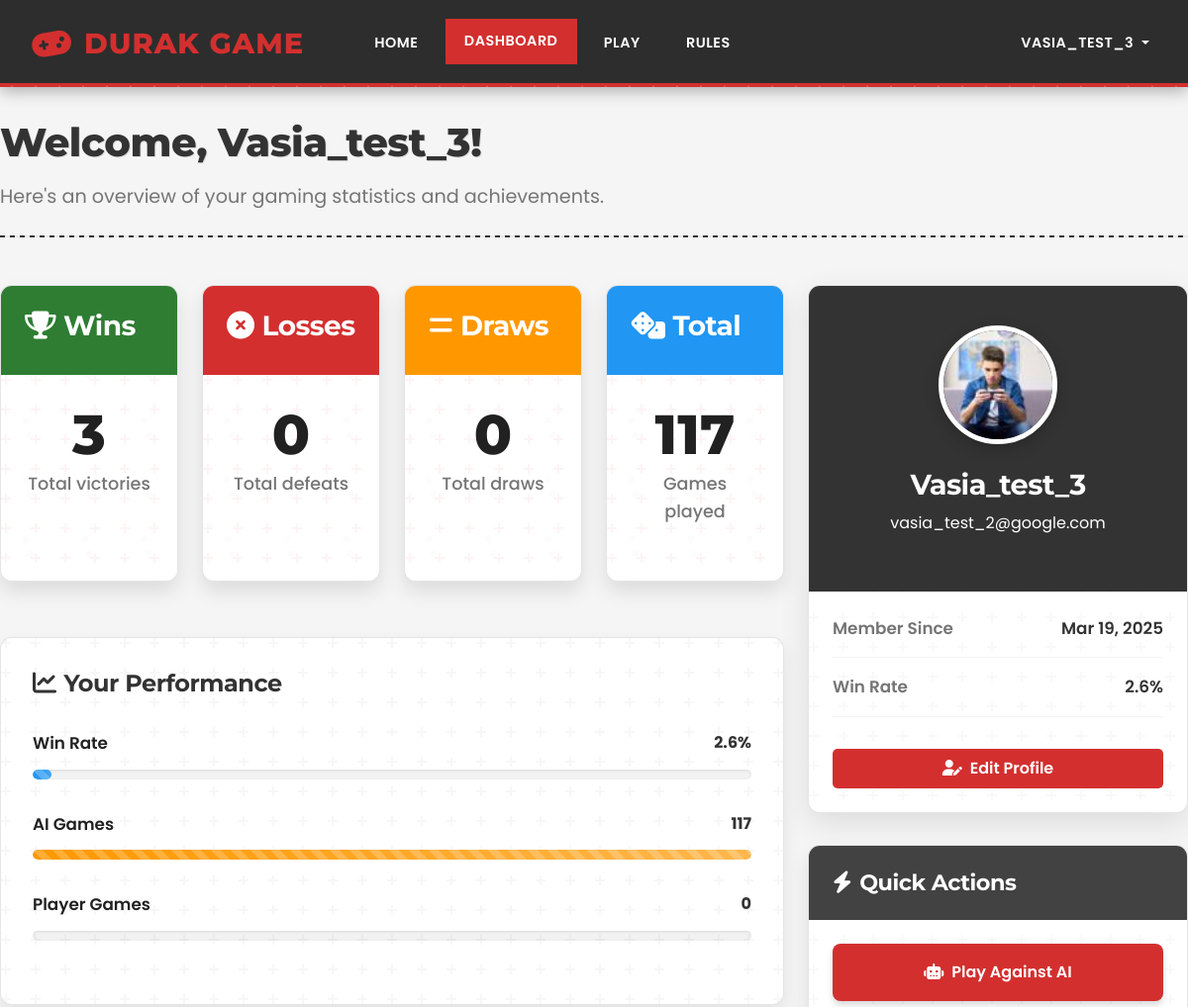
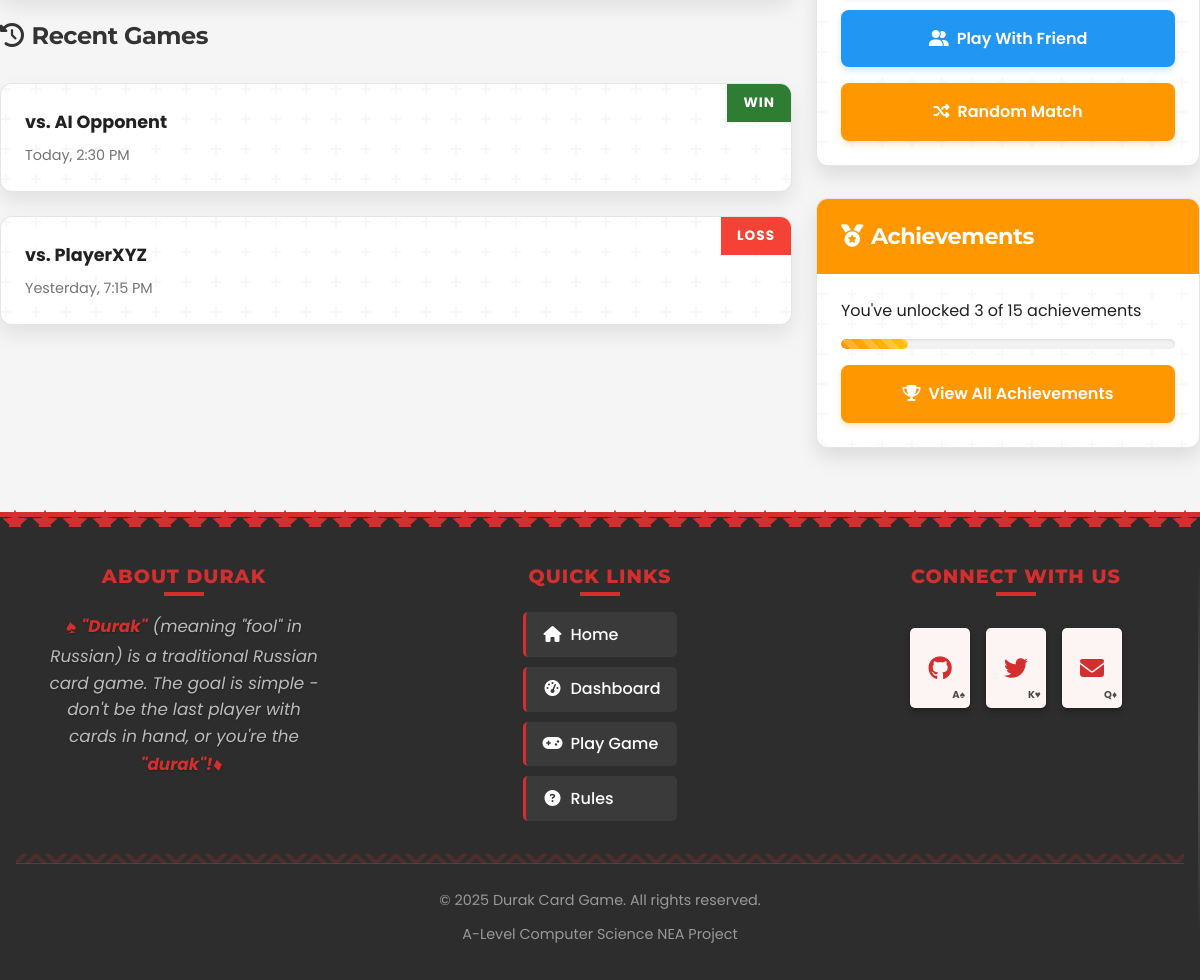
The app's page /dashboard (signed in) with its own data (2 pictures, top to bottom).
### app/models.py (models this page shows, shortened)
class User(db.Model, UserMixin):
    id = db.Column(db.Integer, primary_key=True)
    username = db.Column(db.String(20), unique=True, nullable=False)
    email = db.Column(db.String(120), unique=True, nullable=False)
    password = db.Column(db.String(60), nullable=False)
    image_file = db.Column(db.String(20), nullable=False, default='default.jpg')
    number_of_wins = db.Column(db.Integer, default=0)
    number_of_draws = db.Column(db.Integer, default=0)
    number_of_losses = db.Column(db.Integer, default=0)
    total_games = db.Column(db.Integer, default=0)
    games_against_ai = db.Column(db.Integer, default=0)
    games_against_real_players = db.Column(db.Integer, default=0)
    registration_date = db.Column(db.DateTime, nullable=False, default=datetime.utcnow)
    last_login = db.Column(db.DateTime, nullable=True)

### app/main/routes.py (the view)
@bp.route("/dashboard")
@login_required
def dashboard():
    user_stats = {
        'total_games': current_user.total_games or 0,
        'wins': current_user.number_of_wins or 0,
        'losses': current_user.number_of_losses or 0,
        'draws': current_user.number_of_draws or 0,
        'games_against_ai': current_user.games_against_ai or 0,
        'games_against_real_players': current_user.games_against_real_players or 0
    }
    win_percentage = 0
    if user_stats['total_games'] > 0:
        win_percentage = round((user_stats['wins'] / user_stats['total_games']) * 100, 1)
    return render_template('dashboard.html',
                           title='Dashboard',
                           user_stats=user_stats,
                           win_percentage=win_percentage)

### app/templates/dashboard.html (shortened to what this page needs)
{% extends "base.html" %}
{% block additional_css %}
<link rel="stylesheet" href="{{ url_for('static', filename='css/dashboard.css') }}">
{% endblock %}
{% block body_class %}dashboard-page{% endblock %}
{% block content %}
<div class="dashboard-container container">
    <div class="dashboard-header">
        <h1 class="dashboard-title">Welcome, {{ current_user.username }}!</h1>
        <p class="dashboard-subtitle">Here's an overview of your gaming statistics and achievements.</p>
    </div>
    <div class="row">
        <div class="col-lg-8">
            <div class="row">
                <div class="col-md-6 col-xl-3 mb-4">
                    <div class="stat-card wins">
                        <div class="card-header" data-symbol="">
                            <h3><i class="fas fa-trophy me-2"></i>Wins</h3>
                        </div>
                        <div class="card-body">
                            <div class="stat-value">{{ user_stats.wins }}</div>
                            <div class="stat-label">Total victories</div>
                        </div>
                    </div>
                </div>
                <div class="col-md-6 col-xl-3 mb-4">
                    <div class="stat-card losses">
                        <div class="card-header" data-symbol="">
                            <h3><i class="fas fa-times-circle me-2"></i>Losses</h3>
                        </div>
                        <div class="card-body">
                            <div class="stat-value">{{ user_stats.losses }}</div>
                            <div class="stat-label">Total defeats</div>
                        </div>
                    </div>
                </div>
                <div class="col-md-6 col-xl-3 mb-4">
                    <div class="stat-card draws">
                        <div class="card-header" data-symbol="">
                            <h3><i class="fas fa-equals me-2"></i>Draws</h3>
                        </div>
                        <div class="card-body">
                            <div class="stat-value">{{ user_stats.draws }}</div>
                            <div class="stat-label">Total draws</div>
                        </div>
                    </div>
                </div>
                <div class="col-md-6 col-xl-3 mb-4">
                    <div class="stat-card total">
                        <div class="card-header" data-symbol="">
                            <h3><i class="fas fa-dice me-2"></i>Total</h3>
                        </div>
                        <div class="card-body">
                            <div class="stat-value">{{ user_stats.total_games }}</div>
                            <div class="stat-label">Games played</div>
                        </div>
                    </div>
                </div>
            </div>
            <div class="progress-section">
                <h2 class="progress-title"><i class="fas fa-chart-line me-2"></i>Your Performance</h2>
                <div class="progress-item">
                    <div class="progress-header">
                        <span class="progress-label">Win Rate</span>
                        <span class="progress-value">{{ win_percentage }}%</span>
                    </div>
                    <div class="progress-bar">
                        <div class="progress-fill" style="width: {{ win_percentage }}%"></div>
                    </div>
                </div>
                <div class="progress-item">
                    <div class="progress-header">
                        <span class="progress-label">AI Games</span>
                        <span class="progress-value">{{ user_stats.games_against_ai }}</span>
                    </div>
                    <div class="progress-bar">
                        <div class="progress-fill" style="width: {{ (user_stats.games_against_ai / user_stats.total_games * 100) if user_stats.total_games > 0 else 0 }}%"></div>
                    </div>
                </div>
                <div class="progress-item">
                    <div class="progress-header">
                        <span class="progress-label">Player Games</span>
                        <span class="progress-value">{{ user_stats.games_against_real_players }}</span>
                    </div>
                    <div class="progress-bar">
                    </div>
                </div>
            </div>
            <div class="mt-4">
                <h2 class="progress-title"><i class="fas fa-history me-2"></i>Recent Games</h2>
                {% if user_stats.total_games > 0 %}
                    <div class="game-card">
                        <div class="game-result win">Win</div>
                        <div class="game-info">
                            <div class="game-opponent">vs. AI Opponent</div>
                            <div class="game-date">Today, 2:30 PM</div>
                        </div>
                    </div>
                    <div class="game-card">
                        <div class="game-result loss">Loss</div>
                        <div class="game-info">
                            <div class="game-opponent">vs. PlayerXYZ</div>
                            <div class="game-date">Yesterday, 7:15 PM</div>
                        </div>
                    </div>
                {% else %}
                    <div class="alert alert-info">
                        You haven't played any games yet. Start playing to see your game history!
                    </div>
                {% endif %}
            </div>
        </div>
        <div class="col-lg-4">
        <div class="profile-card">
            <div class="profile-header">
                <img src="{{ url_for('static', filename='img/' + current_user.image_file) }}" alt="Profile Picture" class="profile-img">
                <h2 class="profile-name">{{ current_user.username }}</h2>
                <p>{{ current_user.email }}</p>
            </div>
            <div class="profile-info">
                <div class="profile-stat">
                    <span class="profile-stat-label">Member Since</span>
                    <span class="profile-stat-value">{{ current_user.registration_date.strftime('%b %d, %Y') }}</span>
                </div>
                <div class="profile-stat">
                    <span class="profile-stat-label">Win Rate</span>
                    <span class="profile-stat-value">{{ win_percentage }}%</span>
                </div>
                <a href="{{ url_for('main.profile') }}" class="btn btn-primary w-100 mt-3" style="cursor: pointer; pointer-events: auto; z-index: 100; position: relative;">
                    <i class="fas fa-user-edit me-2"></i>Edit Profile
                </a>
            </div>
        </div>
            <div class="action-card">
                <div class="action-card-header">
                    <h3><i class="fas fa-bolt me-2"></i>Quick Actions</h3>
                </div>
                <div class="action-card-body">
                    <a href="{{ url_for('game.play_with_ai') }}" class="action-btn primary">
                        <i class="fas fa-robot me-2"></i>Play Against AI
                    </a>
                    <a href="{{ url_for('game.play_with_friend') }}" class="action-btn primary">
                        <i class="fas fa-user-friends me-2"></i>Play With Friend
                    </a>
                    <a href="{{ url_for('game.random_match') }}" class="action-btn secondary">
                        <i class="fas fa-random me-2"></i>Random Match
                    </a>
                </div>
            </div>
            <div class="action-card">
                <div class="action-card-header" style="background-color: #ff9800;">
                    <h3><i class="fas fa-medal me-2"></i>Achievements</h3>
                </div>
                <div class="action-card-body">
                    <p>You've unlocked 3 of 15 achievements</p>
                    <div class="progress-bar mb-3">
                        <div class="progress-fill" style="width: 20%; background: linear-gradient(90deg, #ff9800 0%, #ffc107 100%);">
                        </div>
                    </div>
                    <a href="#" class="action-btn secondary">
                        <i class="fas fa-trophy me-2"></i>View All Achievements
                    </a>
                </div>
            </div>
        </div>
    </div>
</div>
{% endblock %}

### app/templates/base.html (shortened to what this page needs)
<!DOCTYPE html>
<html lang="en">
<head>
    <link href="https://cdn.jsdelivr.net/npm/bootstrap@5.3.0/dist/css/bootstrap.min.css" rel="stylesheet">
    <link rel="stylesheet" href="https://cdnjs.cloudflare.com/ajax/libs/font-awesome/6.4.0/css/all.min.css">
    <link rel="stylesheet" href="{{ url_for('static', filename='css/styles.css') }}">
    <link rel="stylesheet" href="{{ url_for('static', filename='css/bootstrap-custom.css') }}">
    <link rel="stylesheet" href="{{ url_for('static', filename='css/navbar.css') }}">
    <link rel="stylesheet" href="{{ url_for('static', filename='css/footer.css') }}">
    {% block additional_css %}{% endblock %}
</head>
<body class="{% block body_class %}{% endblock %}">
    {% include 'includes/header.html' %}
    <main>
        {% block content %}{% endblock %}
    </main>
    {% include 'includes/footer.html' %}
</body>
</html>

### app/templates/includes/header.html (shortened to what this page needs)
<header class="site-header">
    <nav class="navbar navbar-expand-lg">
        <div class="container">
            <a class="navbar-brand" href="{{ url_for('main.home') }}">
                <i class="fas fa-gamepad"></i>Durak Game
            </a>
            <div class="collapse navbar-collapse" id="navbarNav">
                <ul class="navbar-nav me-auto">
                    <li class="nav-item">
                        <a class="nav-link {% if request.endpoint == 'main.home' %}active{% endif %}" href="{{ url_for('main.home') }}">Home</a>
                    </li>
                    {% if current_user.is_authenticated %}
                    <li class="nav-item">
                        <a class="nav-link {% if request.endpoint == 'main.dashboard' %}active{% endif %}" href="{{ url_for('main.dashboard') }}">Dashboard</a>
                    </li>
                    <li class="nav-item">
                        <a class="nav-link {% if request.endpoint == 'game.index' %}active{% endif %}" href="{{ url_for('game.index') }}">Play</a>
                    </li>
                    {% endif %}
                    <li class="nav-item">
                        <a class="nav-link {% if request.endpoint == 'main.rules' %}active{% endif %}" href="{{ url_for('main.rules') }}">Rules</a>
                    </li>
                </ul>
                <ul class="navbar-nav">
                    {% if current_user.is_authenticated %}
                    <li class="nav-item dropdown">
                        <a class="nav-link dropdown-toggle" href="#" role="button" data-bs-toggle="dropdown" aria-expanded="false">
                            {{ current_user.username }}
                        </a>
                    </li>
                    {% endif %}
                </ul>
            </div>
        </div>
    </nav>
</header>

### app/templates/includes/footer.html
<footer class="footer">
    <div class="container">
        <div class="row">
            <div class="col-md-4">
                <div class="footer-section">
                    <h5>About Durak</h5>
                    <div class="about-section">
                        <p class="about-text"><span class="card-accent">♠</span><strong>"Durak"</strong> (meaning "fool" in Russian) is a traditional Russian card game. The goal is simple - don't be the last player with cards in hand, or you're the <strong>"durak"!</strong><span class="card-accent">♦</span></p>
                    </div>
                </div>
            </div>
            <div class="col-md-4">
                <div class="footer-section">
                    <h5>Quick Links</h5>
                    <ul class="footer-links">
                        <li><a href="{{ url_for('main.home') }}"><i class="fas fa-home"></i>Home</a></li>
                        {% if current_user.is_authenticated %}
                        <li><a href="{{ url_for('main.dashboard') }}"><i class="fas fa-tachometer-alt"></i>Dashboard</a></li>
                        <li><a href="{{ url_for('game.index') }}"><i class="fas fa-gamepad"></i>Play Game</a></li>
                        {% else %}
                        <li><a href="{{ url_for('auth.login') }}"><i class="fas fa-sign-in-alt"></i>Login</a></li>
                        <li><a href="{{ url_for('auth.register') }}"><i class="fas fa-user-plus"></i>Register</a></li>
                        {% endif %}
                        <li><a href="{{ url_for('main.rules') }}"><i class="fas fa-question-circle"></i>Rules</a></li>
                    </ul>
                </div>
            </div>
            <div class="col-md-4">
                <div class="footer-section">
                    <h5>Connect With Us</h5>
                    <div class="social-links">
                        <a href="https://github.com/VasylFId/-durak-card-game-" title="GitHub"><i class="fab fa-github"></i></a>
                        <a href="#" title="Twitter"><i class="fab fa-twitter"></i></a>
                        <a href="#" title="Email"><i class="fas fa-envelope"></i></a>
                    </div>
                </div>
            </div>
        </div>
        <div class="footer-bottom">
            <p>&copy; 2025 Durak Card Game. All rights reserved.</p>
            <p>A-Level Computer Science NEA Project</p>
        </div>
    </div>
</footer>

### records on screen
User: username "VASIA_TEST_3", username "Vasia_test_3", image_file (picture), email "vasia_test_2@google.com", registration_date "Mar 19, 2025"

### other values on screen
{{ user_stats.wins }} "3"
{{ user_stats.losses }} "0"
{{ user_stats.draws }} "0"
{{ user_stats.total_games }} "117"
{{ win_percentage }} "2.6"
{{ user_stats.games_against_ai }} "117"
{{ user_stats.games_against_real_players }} "0"
